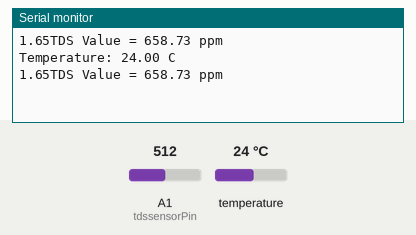
Bench run of a sketch on a simulated Arduino Uno, built with avr-gcc and run on an emulated ATmega328P. On the bench: the last lines printed to the serial monitor. The inputs (shaded band) are chosen by the test bench; at power-on: temperature 24 °C, A1 (tdssensorPin) = 512.

Above: at 2.5 s.
2.6 s: temperature set to 12 °C
At 3.4 s:
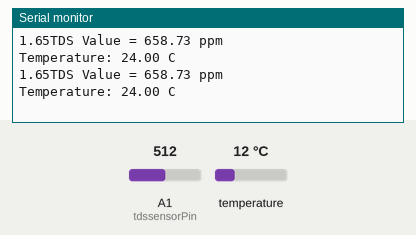
5.0 s: A1 (tdssensorPin) set to 716
At 6.9 s:
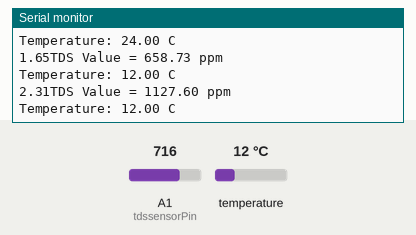
7.4 s: temperature set to 19 °C
At 8.6 s:
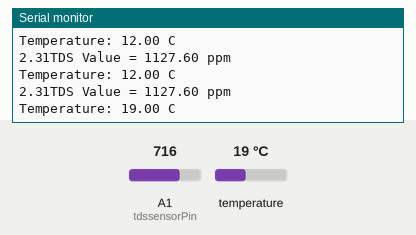
9.8 s: A1 (tdssensorPin) set to 900
At 12.2 s:
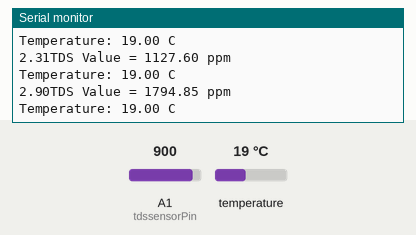
Timing chart, 0 to 13.2 s (numbered marks = the images above; inputs shaded):
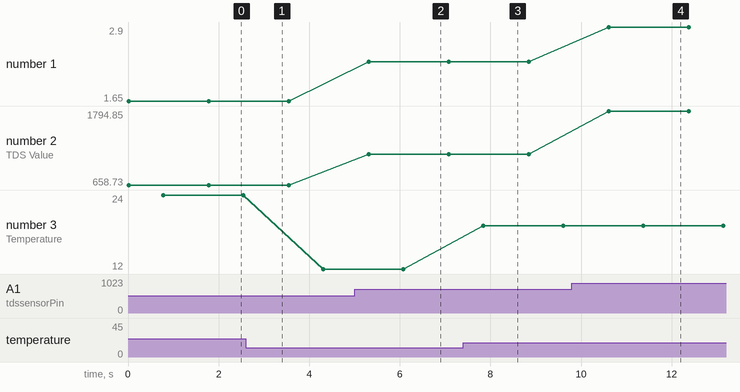

The sketch:

iot_tds_temp.ino
```cpp
#include <OneWire.h>
#include <DallasTemperature.h>


#define ONE_WIRE_BUS 14 // temp pin

#define tdssensorPin 15 // tds pin


OneWire oneWire(ONE_WIRE_BUS);
DallasTemperature tempSensor(&oneWire);

int tdssensorValue = 0;
float tdsValue = 0;
float Voltage = 0;
float Temp = 0;


void setup() {
  Serial.begin(115200);
  tempSensor.begin();
}

void loop() {


 //tds  calibiration
  tdssensorValue = analogRead(tdssensorPin);
  Voltage = tdssensorValue * 3.3 / 1024.0; // Convert analog reading to Voltage
    Serial.print(Voltage);
  tdsValue = (133.42 * Voltage * Voltage * Voltage - 255.86 * Voltage * Voltage + 857.39 * Voltage) * 0.5; // Convert voltage value to TDS value

  Serial.print("TDS Value = ");
  Serial.print(tdsValue);
  Serial.println(" ppm");
  tempSensor.requestTemperatures();

  // temp calibiration
  Temp = tempSensor.getTempCByIndex(0);
  Serial.print("Temperature: ");
  Serial.print(Temp);
  Serial.println(" C");

  delay(1000);
}
```

Measured:
- after the input at 5.0 s, the serial monitor: prints a new line after 0.31 s (image 2)
- after the input at 7.4 s, the serial monitor: prints a new line after 0.44 s (image 3)
- after the input at 9.8 s, the serial monitor: prints a new line after 0.81 s (image 4)
- plotted number 1: 1.65 → 2.31 after the input at 5.0 s, 2.31 → 2.9 after the input at 9.8 s
- plotted number 2: 658.73 → 1127.6 after the input at 5.0 s, 1127.6 → 1794.85 after the input at 9.8 s
- plotted number 3: 24 → 12 after the input at 2.6 s, 12 → 19 after the input at 7.4 s
